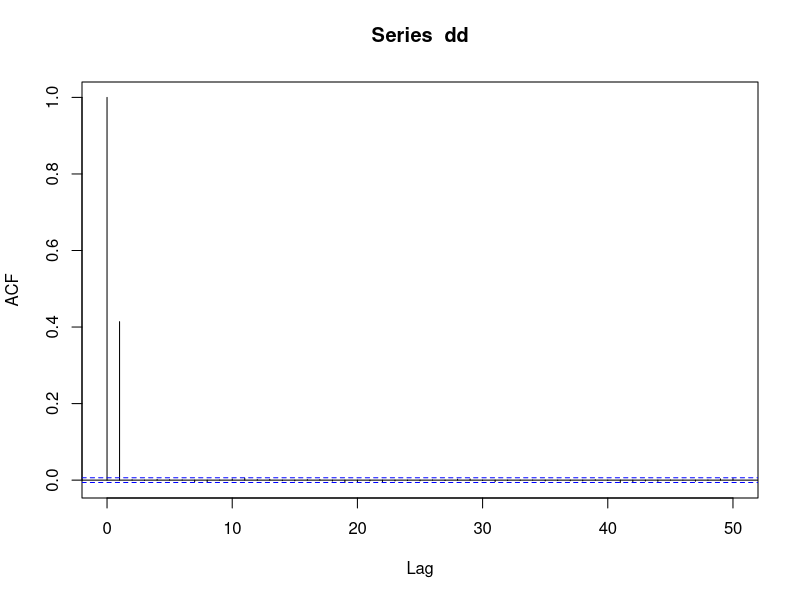
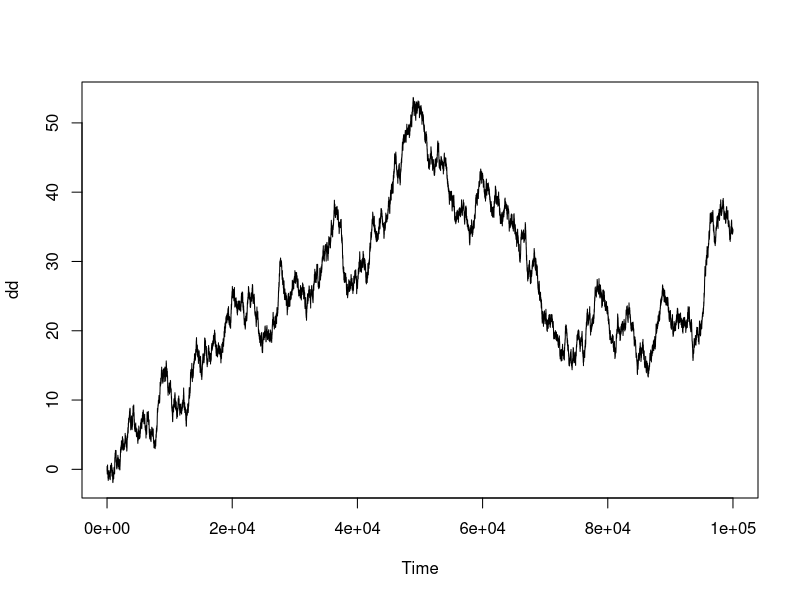
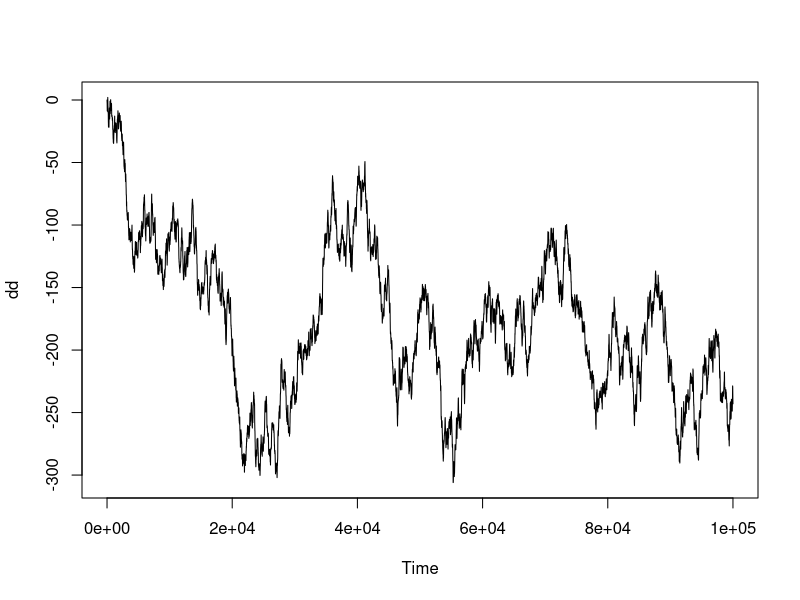
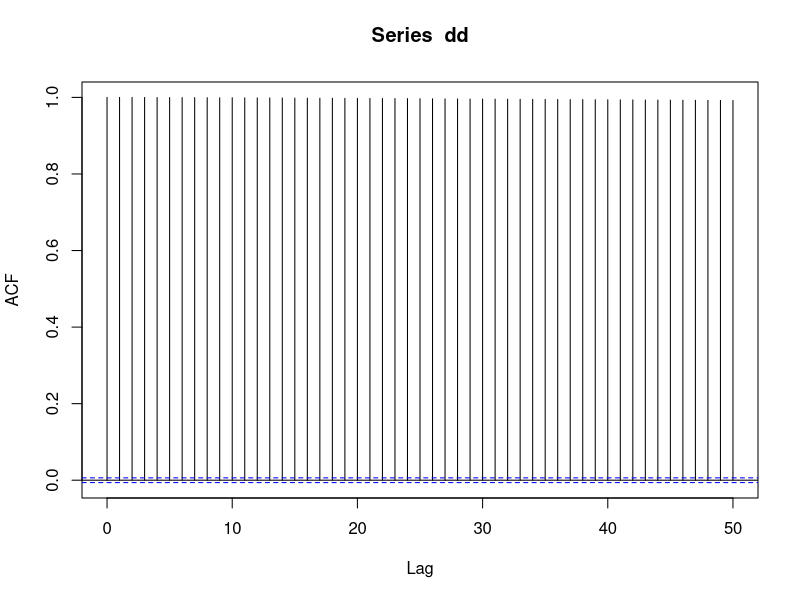
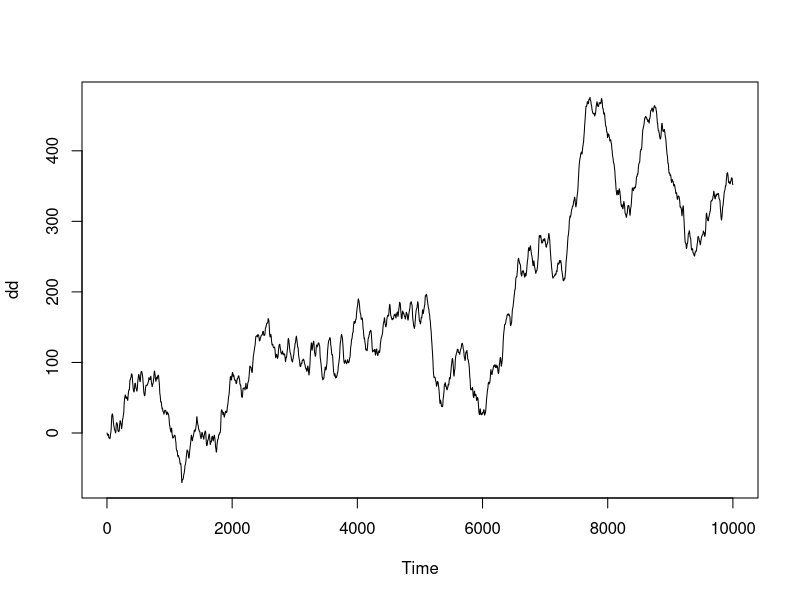
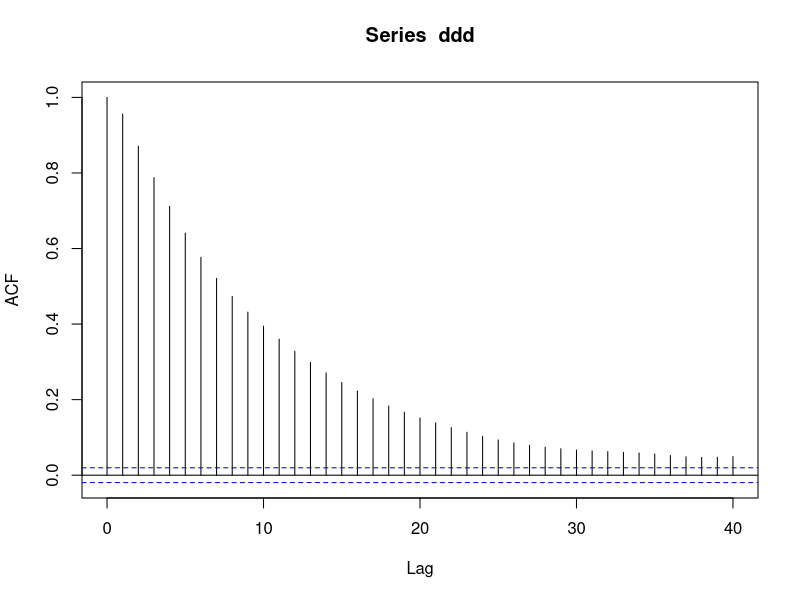

These charts were generated, in order, by the following R code: (Note: this script raises an error after producing the figures.)



### Simulate a MA time series

rm(list=ls())
dd <- arima.sim(model = list(ma = 1.9), n = 100000, sd = 0.1) 
acf(dd)
sd(dd)



### Simulate a random walk

rm(list=ls())
library('tseries')
dd <- arima.sim( model = list(order=c(0, 1, 0)), n = 100000, sd = 0.1)
plot(dd)
adf.test(dd, alternative='stationary')      ### When the p-value is larger than 5%, the series is considered non-stationary




### Simulate an ARIMA time series

rm(list=ls())
library('tseries')
dd <- arima.sim( model = list(ar = 0.9, order=c(1, 1, 0)), n = 100000, sd = 0.1)
plot(dd)
adf.test(dd, alternative='stationary')      ### When the p-value is larger than 5%, the series is considered non-stationary
acf(dd)

rm(list = ls())
library('tseries')
dd <- arima.sim(model = list(ar = 0.9, ma = c(1.9, 0.3), order = c(1, 1, 2)), n=10000, sd = 0.1)
plot(dd)
ddd <- diff(dd)
acf(ddd)

a <- arima.sim(model = list(ar = c(0.7, 0.4), ma = c(1.9, 0.3), order = c(2,0,2)), n=10000, sd=0.1)
plot(a)
acf(a)
